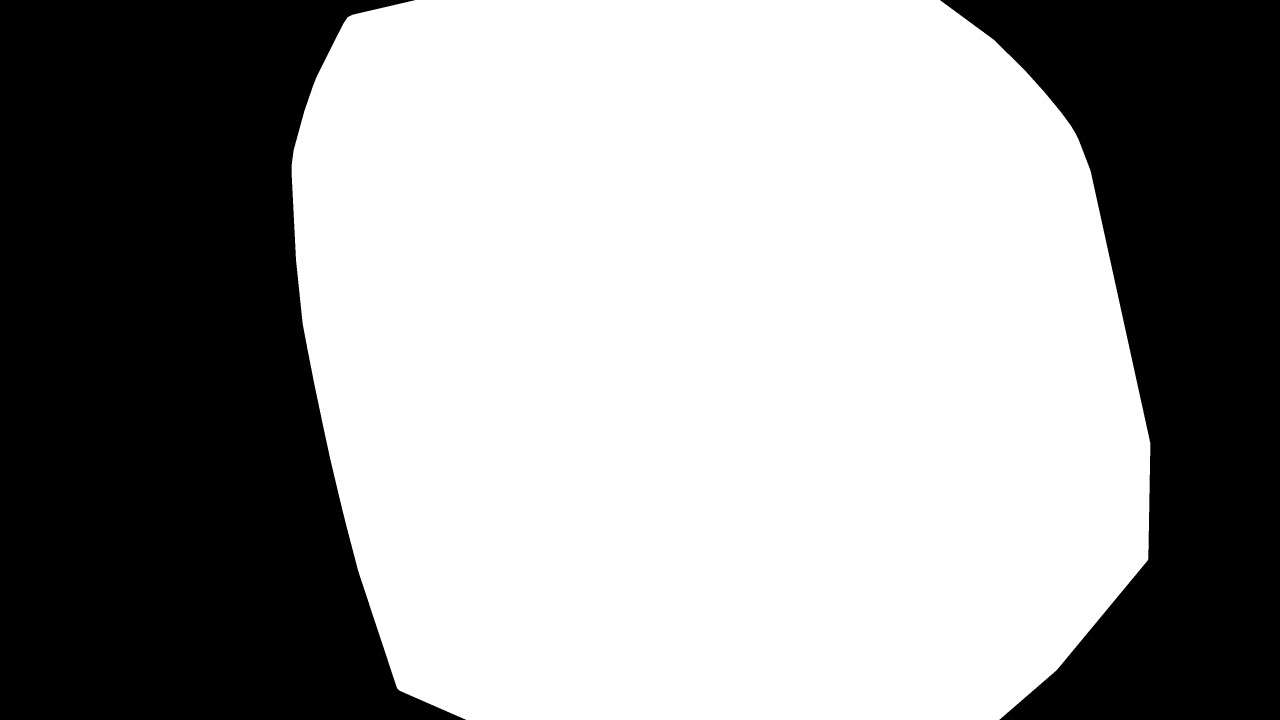
#> input picture vessel_network/Video_00056_00001_0s/Video_00056_00001_0s_101_3_roi_mask.png, 3840 x 2160 px, found by its file name (shown at 1/3 size)
$ python roi_compare.py
#> lines starting #> are read from the running program, lines starting #| are printed output that depends on the picture; after the words box and inside, x2 and y2 are one past the last pixel; in counts of white or black regions, pixels touching at a corner belong together
'''
이진 분류된 ROI 이미지 기반 IOU 유사도 측정
'''

import cv2
import numpy as np
import matplotlib.pyplot as plt
import os

def analyze_shape_similarity(path1, path2):
    # 1. 이미지 로드 및 이진화
    img1 = cv2.imread(path1, cv2.IMREAD_GRAYSCALE)
#> img1: shape (2160, 3840); 59.6% white; 2 black regions, box (x1, y1, x2, y2) and area: (0, 0, 1398, 2160) 2152173, (2820, 0, 3840, 2160) 1199773
    img2 = cv2.imread(path2, cv2.IMREAD_GRAYSCALE)
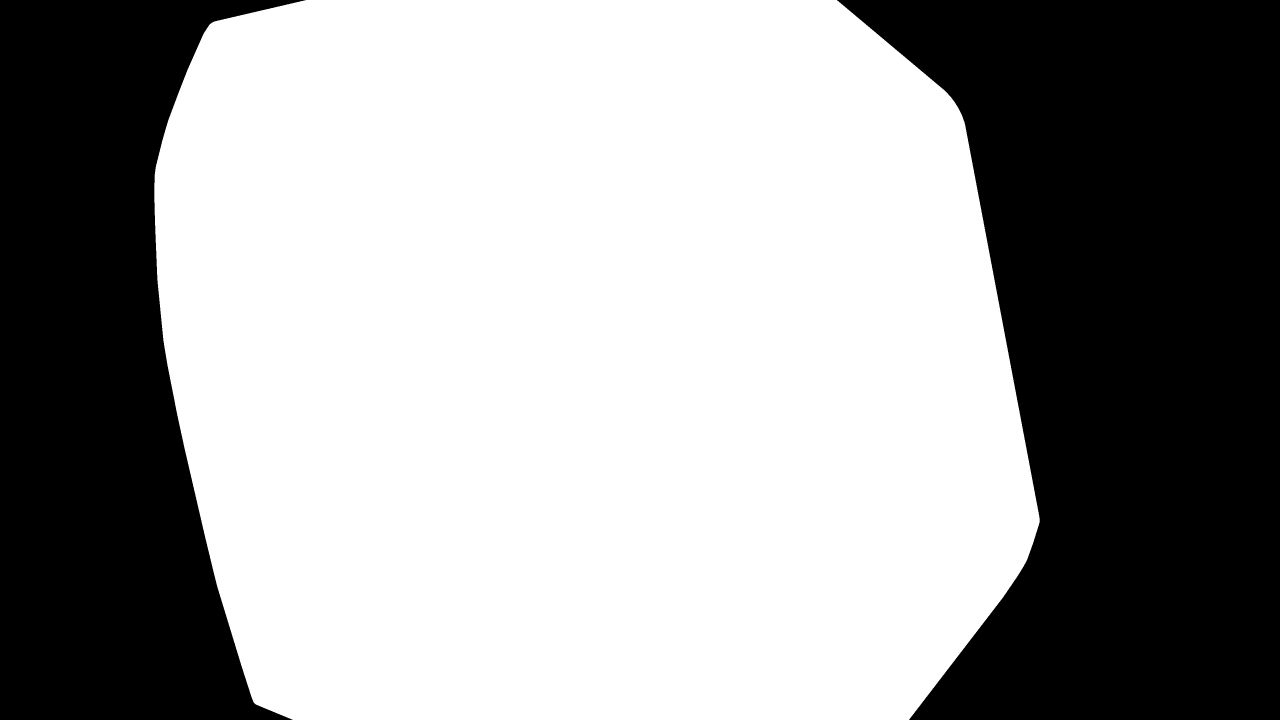
#> input picture vessel_network/Video_00056_00030_0s/Video_00056_00030_0s_101_3_roi_mask.png, 3840 x 2160 px, found by its file name (shown at 1/3 size)
#> img2: shape (2160, 3840); 61.7% white; 2 black regions

    if img1 is None or img2 is None:
        print(f"❌ 이미지를 불러올 수 없습니다. 경로를 확인하세요.")
        print(f"Path1: {path1}")
        print(f"Path2: {path2}")
        return

    _, mask1 = cv2.threshold(img1, 127, 255, cv2.THRESH_BINARY)
    _, mask2 = cv2.threshold(img2, 127, 255, cv2.THRESH_BINARY)

    # 2. [수치 증명] Hu Moments를 이용한 모양 비교 (위치, 크기, 회전 무관)
    # cv2.matchShapes는 Hu Moments를 비교하여 0에 가까울수록 두 모양이 같음을 나타냄
    shape_dist = cv2.matchShapes(mask1, mask2, cv2.CONTOURS_MATCH_I1, 0)
#> shape_dist = 0.000165

    # 3. [시각 증명] 무게 중심(Centroid)을 기준으로 두 마스크 정렬
    def get_centered_mask(mask):
        M = cv2.moments(mask)
#> M = moments, m00 1.26e+09, centre m10/m00, m01/m00 = (2142.6, 1076.5)
        if M['m00'] == 0: return np.zeros((3000, 3000), dtype=np.uint8)

        # 무게 중심 계산
        cx = int(M['m10'] / M['m00'])
#> cx = 2142
        cy = int(M['m01'] / M['m00'])
#> cy = 1076

        # 흰색 영역의 bounding box 추출
        contours, _ = cv2.findContours(mask, cv2.RETR_EXTERNAL, cv2.CHAIN_APPROX_SIMPLE)
#> contours = 1 contour; box (x1, y1, x2, y2) and area: (875, 0, 3451, 2160) 4938542
        if not contours: return np.zeros((3000, 3000), dtype=np.uint8)

        x, y, w, h = cv2.boundingRect(contours[0])
#> x = 875; y = 0; w = 2576; h = 2160
        roi = mask[y:y+h, x:x+w]
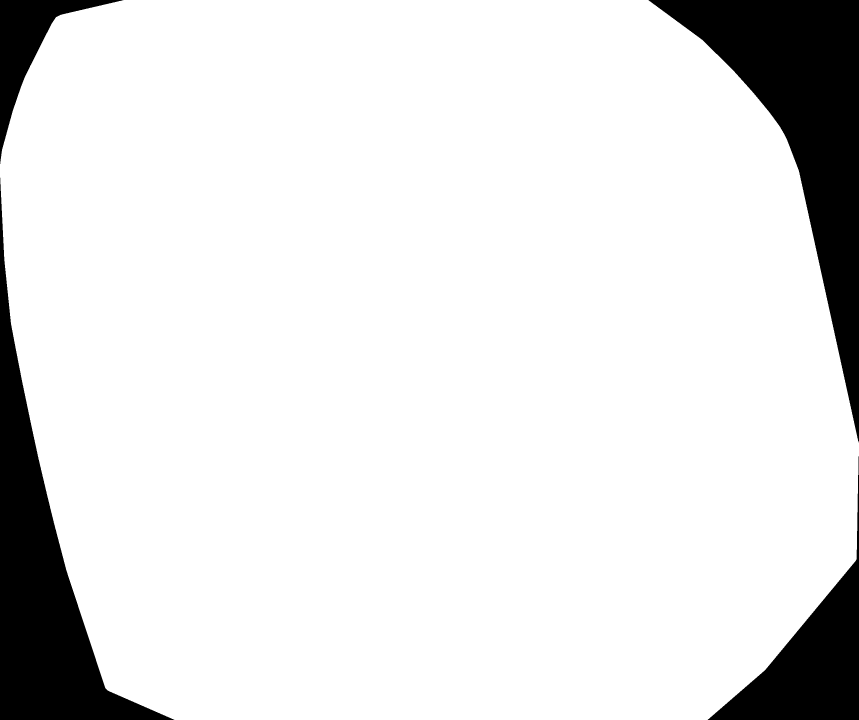
#> roi: shape (2160, 2576) (shown at 1/3 size); 88.8% white; 4 black regions, box (x1, y1, x2, y2) and area: (1945, 0, 2576, 1327) 256122, (0, 533, 523, 2160) 218734, (2123, 1369, 2576, 2160) 103411, (0, 0, 370, 492) 43439

        # 충분히 큰 캔버스(3000x3000) 중앙에 배치하여 위치 차이 제거
        new_size = 3000
        centered = np.zeros((new_size, new_size), dtype=np.uint8)
        start_x = new_size // 2 - w // 2
#> start_x = 212
        start_y = new_size // 2 - h // 2
#> start_y = 420
        centered[start_y:start_y+h, start_x:start_x+w] = roi
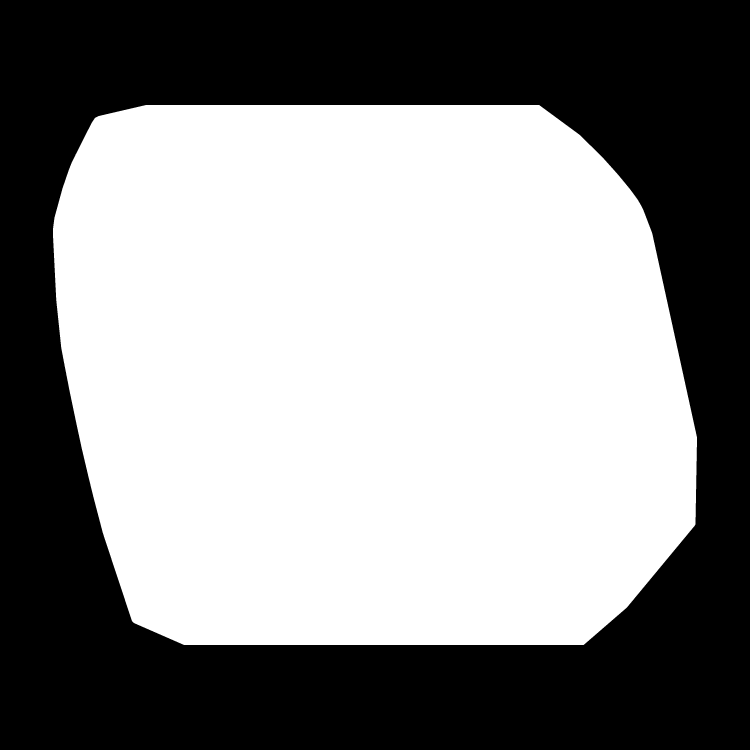
#> centered: shape (3000, 3000) (shown at 1/4 size); 54.9% white; 1 black region
        return centered

    aligned1 = get_centered_mask(mask1)
    aligned2 = get_centered_mask(mask2)
#> in get_centered_mask (call 2), `M = cv2.moments(mask)`: M = moments, m00 1.31e+09, centre m10/m00, m01/m00 = (1759.1, 1081.9)
#> in get_centered_mask (call 2), `cx = int(M['m10'] / M['m00'])`: cx = 1759
#> in get_centered_mask (call 2), `cy = int(M['m01'] / M['m00'])`: cy = 1081
#> in get_centered_mask (call 2), `contours, _ = cv2.findContours(mask, cv2.RETR_EXTERNAL, cv2.CHAIN_APPR..`: contours = 1 contour; box (x1, y1, x2, y2) and area: (463, 0, 3119, 2160) 5114646
#> in get_centered_mask (call 2), `x, y, w, h = cv2.boundingRect(contours[0])`: x = 463; w = 2656
#> in get_centered_mask (call 2), `roi = mask[y:y+h, x:x+w]`:
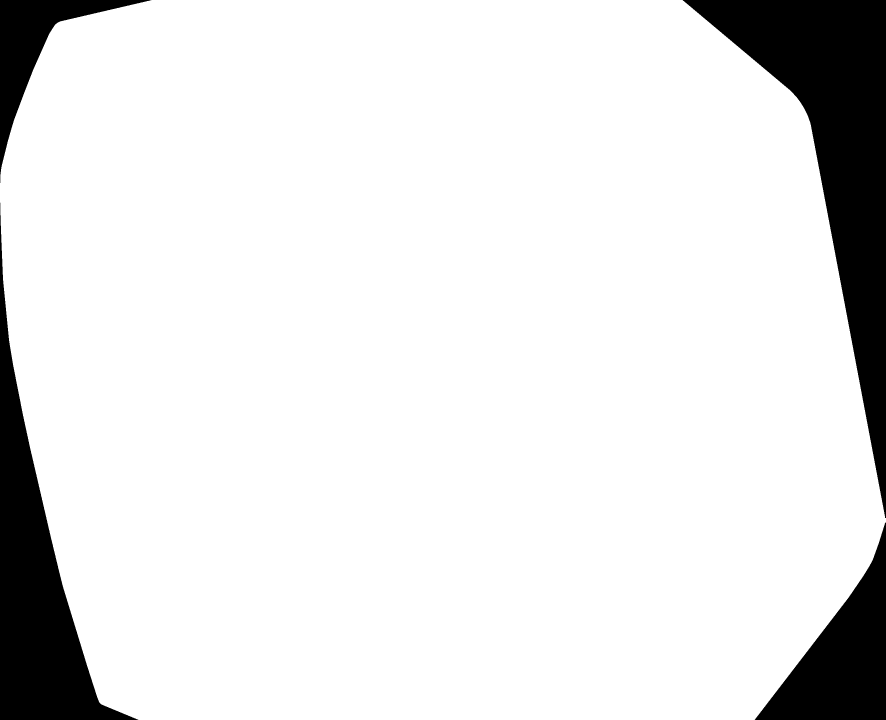
#> roi: shape (2160, 2656) (shown at 1/3 size); 89.2% white; 4 black regions, box (x1, y1, x2, y2) and area: (2048, 0, 2656, 1554) 278777, (0, 608, 415, 2160) 183315, (2264, 1568, 2656, 2160) 102525, (0, 0, 454, 549) 53650
#> in get_centered_mask (call 2), `start_x = new_size // 2 - w // 2`: start_x = 172
#> in get_centered_mask (call 2), `centered[start_y:start_y+h, start_x:start_x+w] = roi`:
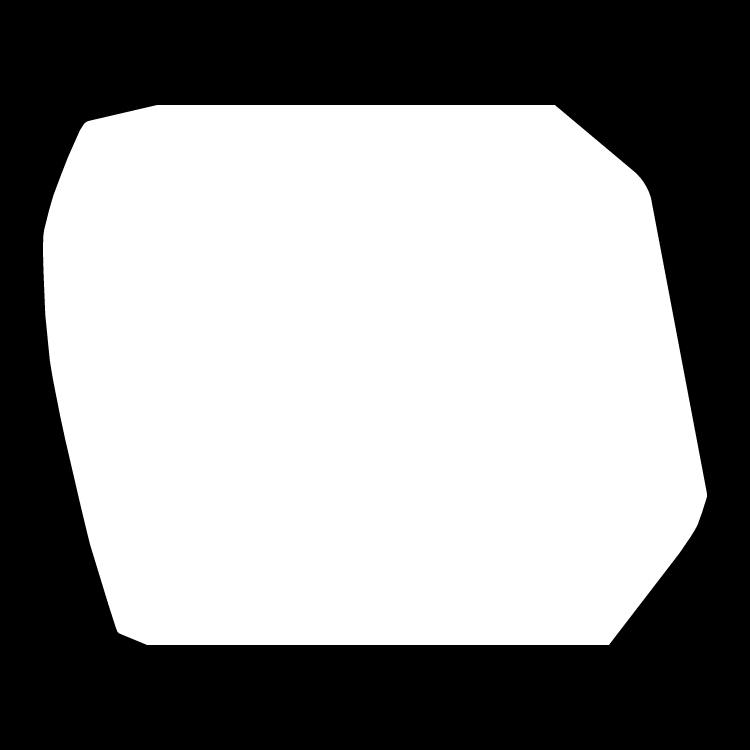
#> centered: shape (3000, 3000) (shown at 1/4 size); 56.9% white; 1 black region, box (x1, y1, x2, y2) and area: (0, 0, 3000, 3000) 3881307

    # 4. 정렬된 상태에서의 오차 및 IoU 계산
    intersection = cv2.bitwise_and(aligned1, aligned2)
#> intersection: shape (3000, 3000); 54.9% white; 1 black region, box (x1, y1, x2, y2) and area: (0, 0, 3000, 3000) 4059996
    union = cv2.bitwise_or(aligned1, aligned2)
#> union: shape (3000, 3000); 56.9% white; 1 black region, box (x1, y1, x2, y2) and area: (0, 0, 3000, 3000) 3878857
    iou_aligned = np.sum(intersection) / np.sum(union) if np.sum(union) > 0 else 0
#> iou_aligned = 0.965
    diff = cv2.absdiff(aligned1, aligned2)
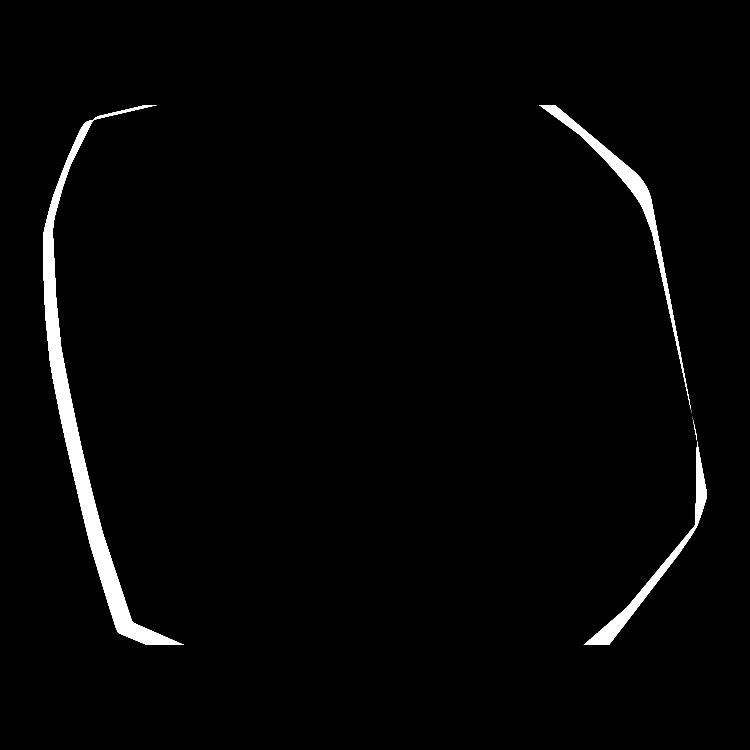
#> diff: shape (3000, 3000) (shown at 1/4 size); 2% white; 15 white regions (11 under 20 px), largest, box (x1, y1, x2, y2) and area: (172, 420, 735, 2580) 116230, (2157, 420, 2763, 1633) 35445, (2335, 1766, 2828, 2580) 29315, (2775, 1693, 2788, 1761) 123

    # 5. 결과 출력
    print(f"--- 📊 형상 유사성 분석 보고서 ---")
    print(f"1. Shape Dissimilarity (Hu Moments): {shape_dist:.6e}")
#| 1. Shape Dissimilarity (Hu Moments): 1.647214e-04
    print(f"   (0에 수렴할수록 위치/회전에 관계없이 모양이 완벽히 일치함)")
    print(f"2. 중심점 일치 후 IoU (정렬 후 일치도): {iou_aligned:.4f}")
#| 2. 중심점 일치 후 IoU (정렬 후 일치도): 0.9646

    if shape_dist < 1e-4:
        print("\n✅ 결론: 두 마스크는 위치만 다를 뿐, 모양은 거의 동일합니다.")
    else:
        print("\n⚠️ 결론: 두 마스크의 테두리 굴곡이나 비율에 미세한 왜곡이 존재합니다.")

    # 6. 시각화
    plt.figure(figsize=(14, 7))

    # 히트맵: 어디가 다른지 표시
    plt.subplot(121)
    plt.imshow(diff, cmap='hot')
    plt.title("Shape Difference Heatmap\n(Centered Alignment)")
    plt.colorbar(label='Pixel Difference')

    # 오버레이: 두 모양을 겹쳐서 비교 (하늘색/분홍색)
    plt.subplot(122)
    overlay = np.zeros((3000, 3000, 3), dtype=np.uint8)
    overlay[aligned1 > 0] = [0, 255, 255] # Cyan (Mask 1)
    overlay[aligned2 > 0] = [255, 0, 255] # Magenta (Mask 2)
    # 중앙 부분만 확대해서 보기 (1500 근처)
    plt.imshow(overlay[1000:2000, 1000:2000])
    plt.title("Shape Overlay Comparison\n(Zoomed Center)")

    plt.tight_layout()
    plt.show()
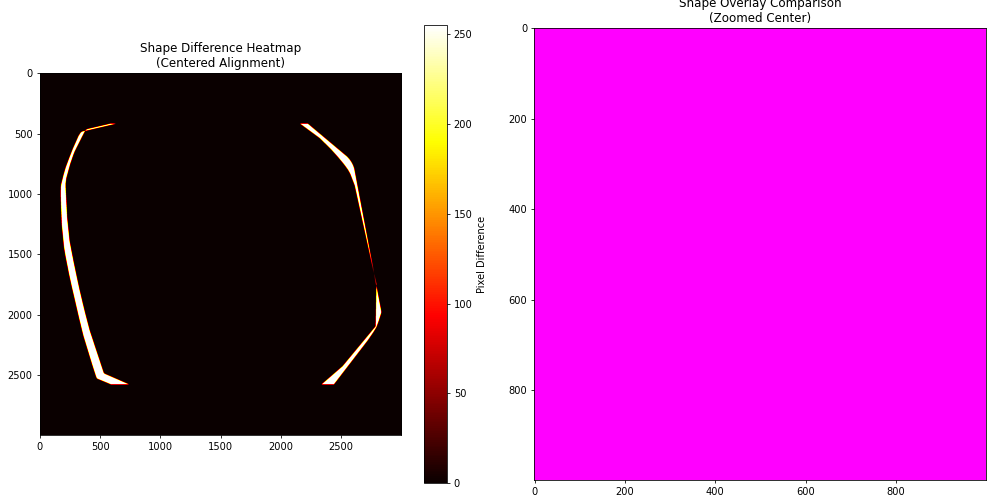
#> figure drawn by matplotlib, 3 panels

# --- 실행부: 업데이트된 경로 설정 ---
if __name__ == "__main__":
    # 각 이미지가 있는 폴더 경로
    dir1 = r'D:\VIDEO\code\vessel_network\Video_00056_00001_0s'
    dir2 = r'D:\VIDEO\code\vessel_network\Video_00056_00030_0s'

    # 파일 이름
    file1 = 'Video_00056_00001_0s_101_3_roi_mask.png'
    file2 = 'Video_00056_00030_0s_101_3_roi_mask.png'

    # 전체 경로 생성
    full_path1 = os.path.join(dir1, file1)
    full_path2 = os.path.join(dir2, file2)

    analyze_shape_similarity(full_path1, full_path2)
